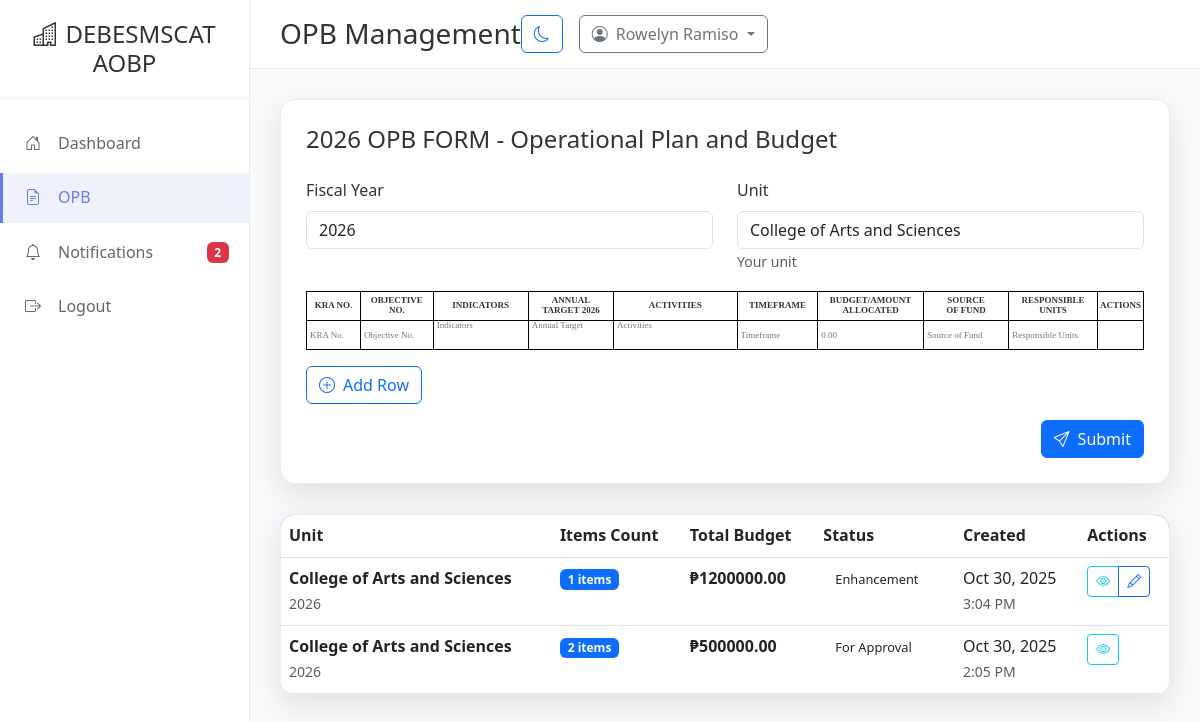
Screenshot of /budget/head-opb/ (signed in) with the database file from the repository.
### accounts/models.py (models this page shows, shortened)
class User(AbstractUser):
    UNIT_CHOICES = [
        ('CAS', 'College of Arts and Sciences'),
        ('COLLEGE_IND_TECH', 'College of Industrial Technology'),
        ('COE', 'College of Education'),
        ('COA', 'College of Agriculture'),
        ('PRODUCTION_COMMERCIALIZATION', 'Production & Commercialization'),
        ('PRODUCTION_BAO', 'Production & Business Affairs Office'),
        ('PPSDO', 'Physical Plant & Site Development Office'),
        ('VETERINARY_SERVICES', 'Veterinary Services'),
        ('GUIDANCE', 'Guidance'),
        ('RECORDS_ARCHIVES', 'Records and Archives'),
        ('ALUMNI_AFFAIRS', 'Alumni Affairs'),
        ('BOARD_SECRETARY', 'Board Secretary'),
        ('MEDICAL_SERVICES', 'Medical Services Unit'),
        ('SUPERVISING_ADMIN', 'Supervising Administrative Office'),
        ('REGISTRAR', 'Registrar'),
        ('CAWAYAN_CAMPUS', 'Cawayan Campus'),
        ('BUDGET_UNIT', 'Budget Unit'),
        ('ACCOUNTING_UNIT', 'Accounting Unit'),
        ('CASH_UNIT', 'Cash Unit'),
        ('SUPPLY_UNIT', 'Supply Unit'),
        ('RECORDS_UNIT', 'Records Unit'),
        ('HRMO_OFFICE', 'HRMO Office'),
        ('PROCUREMENT_UNIT', 'Procurement Unit/BAC'),
        ('SECURITY_UNIT', 'Security Unit'),
        ('MOTORPOOL_UNIT', 'Motorpool Unit'),
        ('LIBRARY_SERVICES', 'Library Services'),
        ('NSTP_ROTC', 'NSTP/ROTC'),
        ('INTERNATIONAL_RELATIONS', 'International Relations Office'),
        ('SPORTS_CULTURAL', 'Sports and Cultural Development'),
        ('LEGAL_SERVICES', 'Legal Services Office'),
        ('PERSONNEL_SCHOLARSHIP', 'Personnel Scholarship Office'),
        ('QUALITY_ASSURANCE', 'Quality Assurance Office'),
        ('OFFICE_VPAA', 'Office of the VPAA'),
        ('OFFICE_VPAF', 'Office of the VPAF'),
        ('OFFICE_VPREICWKM', 'Office of the VPREICWKM'),
        ('OFFICE_BSB', 'Office of the Board Secretary/BOT'),
        ('PLANNING', 'Planning'),
        ('QUALITY_ASSURANCE', 'Quality Assurance'),
        ('ISO', 'ISO'),
        ('MIS', 'MIS'),
        ('SCUAA', 'SCUAA'),
        ('CSC', 'CSC'),
        ('CRCYC', 'CRCYC'),
        ('GAD', 'GAD'),
        ('PIO', 'PIO'),
    ]
    ROLE_CHOICES = [
        ('admin', 'Administrator'),
        ('unit_head', 'Unit Head'),
    ]
    email = models.EmailField(unique=True)
    department = models.CharField(max_length=50, choices=UNIT_CHOICES, blank=True, null=True, unique=True)
    role = models.CharField(max_length=20, choices=ROLE_CHOICES, default='unit_head')
    is_active = models.BooleanField(default=True)
    created_at = models.DateTimeField(auto_now_add=True)
    updated_at = models.DateTimeField(auto_now=True)

### budget/models.py (models this page shows, shortened)
class OPBRequest(models.Model):
    STATUS_CHOICES = [
        ('pending', 'Pending'),
        ('for-approval', 'For Approval'),
        ('enhancement', 'Enhancement'),
    ]
    id = models.UUIDField(primary_key=True, default=uuid.uuid4, editable=False)
    department_head = models.ForeignKey(User, on_delete=models.CASCADE, related_name='opb_requests')
    department = models.CharField(max_length=50, choices=User.UNIT_CHOICES)
    fiscal_year = models.CharField(max_length=4, default='2026')
    unit = models.CharField(max_length=200, blank=True, null=True)
    status = models.CharField(max_length=20, choices=STATUS_CHOICES, default='pending')
    admin_notes = models.TextField(blank=True, null=True)
    created_at = models.DateTimeField(auto_now_add=True)
    updated_at = models.DateTimeField(auto_now=True)
    @property
    def total_budget_amount(self):
        return sum(item.budget_amount for item in self.items.all())
    @property
    def item_count(self):
        return self.items.count()

class OPBItem(models.Model):
    request = models.ForeignKey(OPBRequest, on_delete=models.CASCADE, related_name='items')
    kra_no = models.CharField(max_length=50, blank=True, null=True)
    objective_no = models.CharField(max_length=50, blank=True, null=True)
    indicators = models.TextField(blank=True, null=True)
    annual_target = models.TextField(blank=True, null=True)
    activities = models.TextField(blank=True, null=True)
    timeframe = models.CharField(max_length=100, blank=True, null=True)
    budget_amount = models.DecimalField(max_digits=15, decimal_places=2, default=0)
    source_of_fund = models.CharField(max_length=200, blank=True, null=True)
    responsible_units = models.CharField(max_length=200, blank=True, null=True)
    created_at = models.DateTimeField(auto_now_add=True)

### budget/views.py (the view, shortened to what this page needs)
# urls.py: path('head-opb/', views.head_opb_requests, name='head_opb'),
@login_required
def head_opb_requests(request):
    requests = OPBRequest.objects.filter(department_head=request.user).order_by('-created_at')
    user_department_display = request.user.get_department_display() if request.user.department else 'No Unit Assigned'
    unread_count = Notification.objects.filter(user=request.user, is_read=False).count()
    context = {
        'requests': requests,
        'user_department': request.user.department,
        'user_department_display': user_department_display,
        'unread_count': unread_count,
    }
    return render(request, 'head_opb.html', context)

### templates/head_opb.html (shortened to what this page needs)
{% extends 'base.html' %}
{% load static %}
{% block content %}
<div class="sidebar" id="sidebar">
    <div class="sidebar-header">
        <h4><i class="bi bi-buildings me-2"></i>DEBESMSCAT AOBP</h4>
    </div>
    <nav class="sidebar-nav">
        <div class="nav-item">
            <a href="{% url 'head_dashboard' %}" class="nav-link">
                <i class="bi bi-house-door"></i>
                <span>Dashboard</span>
            </a>
        </div>
        <div class="nav-item">
            <a href="{% url 'head_opb' %}" class="nav-link active">
                <i class="bi bi-file-earmark-text"></i>
                <span>OPB</span>
            </a>
        </div>
        <div class="nav-item">
            <a href="{% url 'head_notifications' %}" class="nav-link">
                <i class="bi bi-bell"></i>
                <span>Notifications</span>
                {% if unread_count > 0 %}
                <span class="badge bg-danger ms-auto">{{ unread_count }}</span>
                {% endif %}
            </a>
        </div>
        <div class="nav-item">
            <a href="#" class="nav-link" onclick="confirmLogout()">
                <i class="bi bi-box-arrow-right"></i>
                <span>Logout</span>
            </a>
        </div>
    </nav>
</div>
<div class="main-content" id="mainContent">
    <div class="top-navbar">
        <div class="d-flex align-items-center">
            <h3 class="mb-0">OPB Management</h3>
        </div>
        <div class="d-flex align-items-center gap-3">
            <button class="btn btn-outline-primary" id="themeToggle">
                <i class="bi bi-moon"></i>
            </button>
            <div class="dropdown">
                <button class="btn btn-outline-secondary dropdown-toggle" type="button" data-bs-toggle="dropdown">
                    <i class="bi bi-person-circle me-2"></i>{{ user.get_full_name|default:user.username }}
                </button>
            </div>
        </div>
    </div>
    <div class="content-area">
        <div class="form-container">
            <h4 class="mb-4">2026 OPB FORM - Operational Plan and Budget</h4>
            <form method="post" id="opbForm">
                <div class="row mb-3">
                    <div class="col-md-6">
                        <label class="form-label">Fiscal Year</label>
                        <input type="text" class="form-control" name="fiscal_year" value="2026" readonly>
                    </div>
                    <div class="col-md-6">
                        <label class="form-label">Unit</label>
                        <input type="text" class="form-control" name="unit" value="{{ user_department_display }}" readonly>
                        <small class="form-text text-muted">Your unit</small>
                    </div>
                </div>
                <div class="table-responsive">
                    <table class="opb-form-table" id="opbTable">
                        <thead>
                            <tr>
                                <th>KRA NO.</th>
                                <th>OBJECTIVE<br>NO.</th>
                                <th>INDICATORS</th>
                                <th>ANNUAL<br>TARGET 2026</th>
                                <th>ACTIVITIES</th>
                                <th>TIMEFRAME</th>
                                <th>BUDGET/AMOUNT<br>ALLOCATED</th>
                                <th>SOURCE<br>OF FUND</th>
                                <th>RESPONSIBLE<br>UNITS</th>
                                <th>ACTIONS</th>
                            </tr>
                        </thead>
                        <tbody id="opbTableBody">
                            <tr class="opb-row">
                                <td><input type="text" name="kra_no[]" placeholder="KRA No."></td>
                                <td><input type="text" name="objective_no[]" placeholder="Objective No."></td>
                                <td><textarea name="indicators[]" placeholder="Indicators"></textarea></td>
                                <td><textarea name="annual_target[]" placeholder="Annual Target"></textarea></td>
                                <td><textarea name="activities[]" placeholder="Activities"></textarea></td>
                                <td><input type="text" name="timeframe[]" placeholder="Timeframe"></td>
                                <td><input type="number" name="budget_amount[]" placeholder="0.00" step="0.01"></td>
                                <td><input type="text" name="source_of_fund[]" placeholder="Source of Fund"></td>
                                <td><input type="text" name="responsible_units[]" placeholder="Responsible Units"></td>
                                <td>
                                </td>
                            </tr>
                        </tbody>
                    </table>
                </div>
                <div class="text-start mt-3">
                    <button type="button" class="btn btn-outline-primary" id="addRowBtn">
                        <i class="bi bi-plus-circle me-2"></i>Add Row
                    </button>
                </div>
                <div class="text-end mt-3">
                    <button type="submit" class="btn btn-primary">
                        <i class="bi bi-send me-2"></i>Submit
                    </button>
                </div>
            </form>
        </div>
        <div class="table-container">
            <div class="table-responsive">
                <table class="table table-hover">
                    <thead>
                        <tr>
                            <th>Unit</th>
                            <th>Items Count</th>
                            <th>Total Budget</th>
                            <th>Status</th>
                            <th>Created</th>
                            <th>Actions</th>
                        </tr>
                    </thead>
                    <tbody>
                        {% for request in requests %}
                        <tr>
                            <td>
                                <strong>{{ request.unit|default:"N/A" }}</strong>
                                <br>
                                <small class="text-muted">{{ request.fiscal_year }}</small>
                            </td>
                            <td>
                                <span class="badge bg-primary">{{ request.item_count }} items</span>
                            </td>
                            <td>
                                <strong>₱{{ request.total_budget_amount|floatformat:2 }}</strong>
                            </td>
                            <td>
                                <span class="status-badge status-{{ request.status }}">
                                    {{ request.get_status_display }}
                                </span>
                            </td>
                            <td>
                                {{ request.created_at|date:"M d, Y" }}
                                <br>
                                <small class="text-muted">{{ request.created_at|time:"g:i A" }}</small>
                            </td>
                            <td>
                                <div class="btn-group" role="group">
                                    <button class="btn btn-sm btn-outline-info" onclick="viewRequest('{{ request.id }}')" title="View Details">
                                        <i class="bi bi-eye"></i>
                                    </button>
                                    {% if request.status == 'pending' %}
                                    <button class="btn btn-sm btn-outline-danger" onclick="deleteRequest('{{ request.id }}')" title="Delete">
                                        <i class="bi bi-trash"></i>
                                    </button>
                                    {% elif request.status == 'enhancement' %}
                                    <button class="btn btn-sm btn-outline-primary" onclick="editRequest('{{ request.id }}')" title="Edit">
                                        <i class="bi bi-pencil"></i>
                                    </button>
                                    {% endif %}
                                </div>
                            </td>
                        </tr>
                        {% endfor %}
                    </tbody>
                </table>
            </div>
        </div>
    </div>
</div>
{% endblock %}

### rows the page displays
User: get_full_name "Rowelyn Ramiso"
OPBRequest: unit "College of Arts and Sciences", fiscal_year "2026", item_count "1", total_budget_amount "1200000.00", status "Enhancement", created_at "Oct 30, 2025", created_at "3:04 PM"
OPBRequest: unit "College of Arts and Sciences", fiscal_year "2026", item_count "2", total_budget_amount "500000.00", status "For Approval", created_at "Oct 30, 2025", created_at "2:05 PM"

### other values shown
{{ unread_count }} "2"
